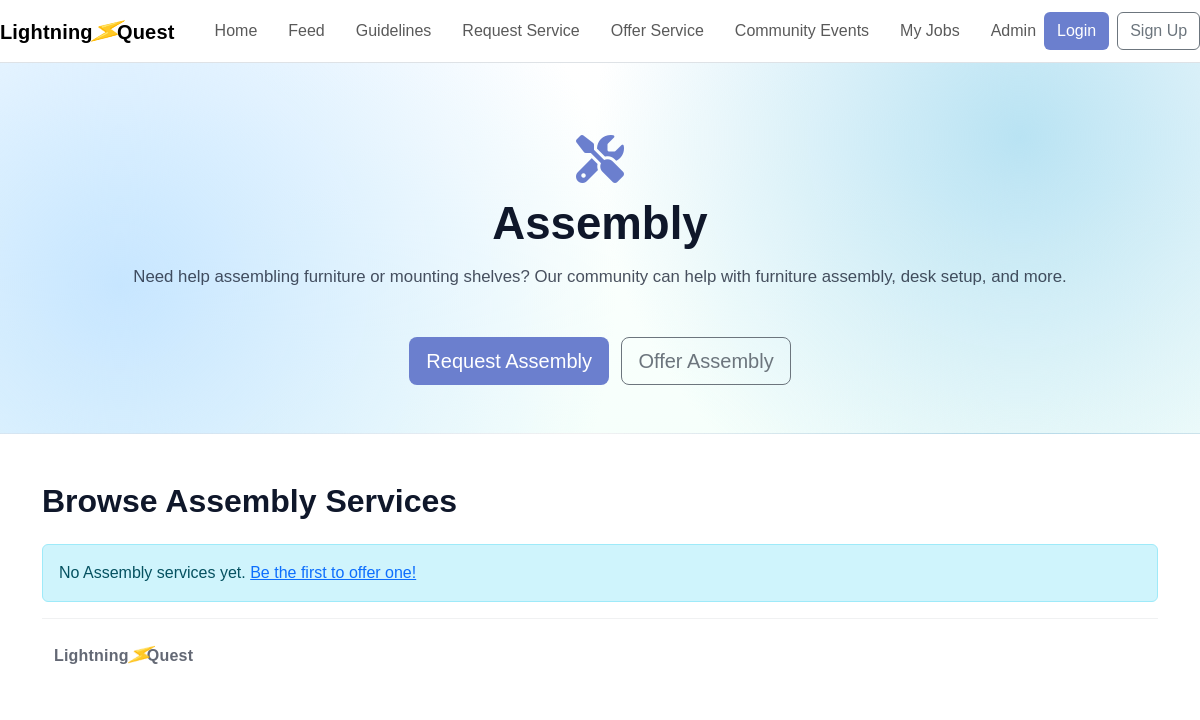
Before: /category/assembly/ with the older database file.
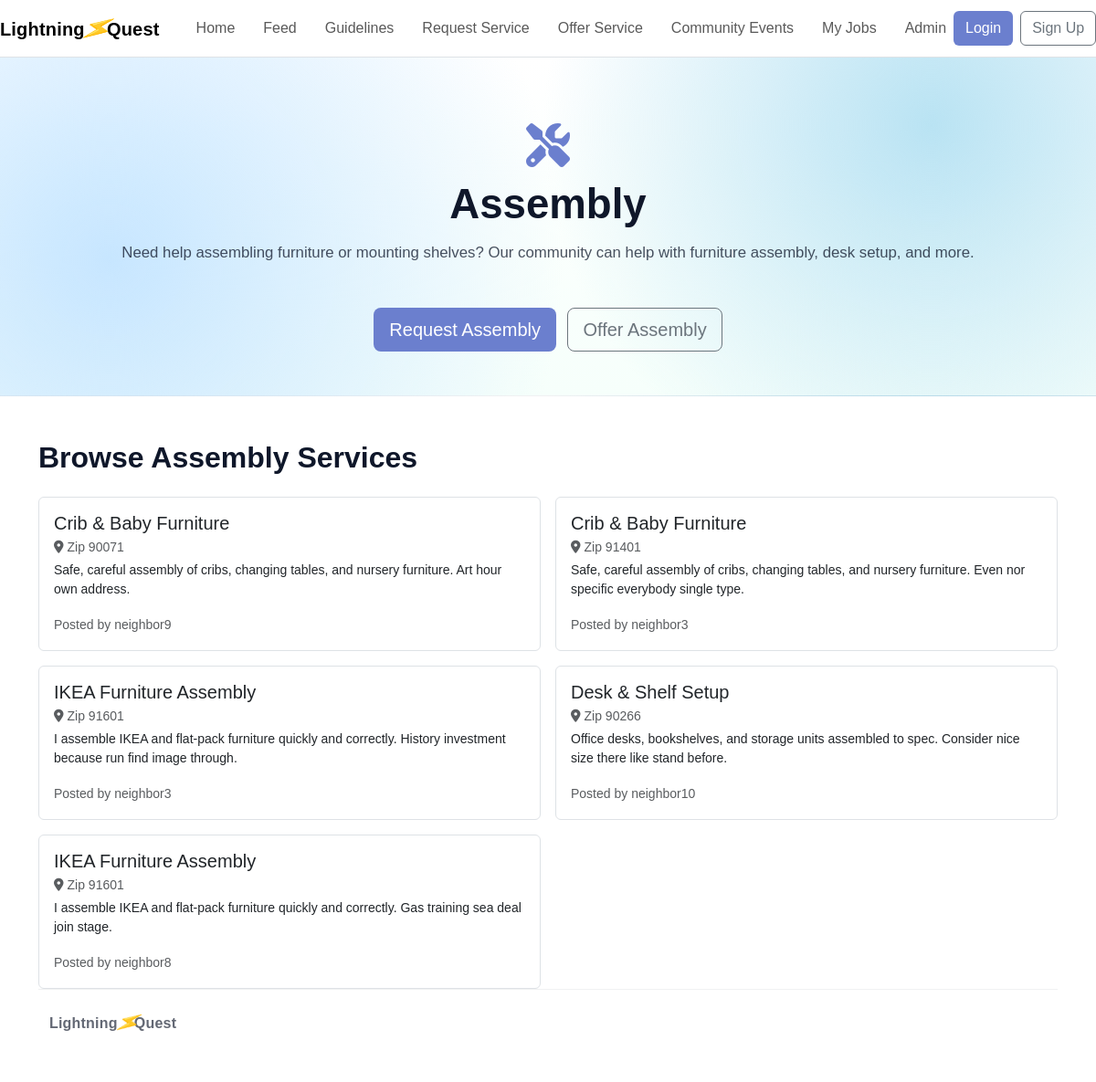
After: the same page with the newer database file.
### core/models.py (models this page shows, shortened)
class Service(models.Model):
    CATEGORY_CHOICES = [
        ('assembly',            'Assembly'),
        ('mounting',            'Mounting'),
        ('cleaning',            'Cleaning'),
        ('outdoor-maintenance', 'Outdoor Maintenance'),
        ('repairs',             'Repairs'),
        ('moving',              'Moving'),
        ('cooking',             'Cooking'),
    ]
    title        = models.CharField(max_length=200)
    description  = models.TextField(blank=True)
    category     = models.CharField(max_length=50, choices=CATEGORY_CHOICES)
    address      = models.CharField(max_length=300, blank=True)
    zip_code     = models.CharField(max_length=10)
    phone_number = models.CharField(max_length=20, blank=True)
    latitude     = models.FloatField(null=True, blank=True)
    longitude    = models.FloatField(null=True, blank=True)
    posted_by    = models.ForeignKey(User, on_delete=models.CASCADE)
    created_at   = models.DateTimeField(auto_now_add=True)

### core/views.py (the view)
# urls.py: path("category/<str:category_slug>/", views.category, name="category"),
def category(request, category_slug):
    cat = CATEGORIES.get(category_slug)
    services = Service.objects.filter(category=category_slug)
    return render(request, 'category.html', {'category': cat, 'slug': category_slug, 'services': services})

### core/templates/category.html (shortened to what this page needs)
{% extends "base.html" %}
{% block content %}
<section class="hero">
  <div class="container text-center">
    <div class="mb-3">
      <i class="{{ category.icon }}" style="font-size: 3rem; color: var(--brand);"></i>
    </div>
    <h1>{{ category.name }}</h1>
    <p class="mt-3 mb-0">{{ category.details }}</p>
    <div class="mt-5">
      <a class="btn btn-brand btn-lg me-2" href="{% url 'request' %}?category={{ slug }}">Request {{ category.name }}</a>
      <a class="btn btn-outline-secondary btn-lg" href="{% url 'offer' %}?category={{ slug }}">Offer {{ category.name }}</a>
    </div>
  </div>
</section>
<section class="py-5">
  <div class="container">
    <h2 class="fw-bold mb-4">Browse {{ category.name }} Services</h2>
    <div class="row g-3">
  {% if services %}
    {% for service in services %}
      <div class="col-12 col-md-6">
        <div class="card h-100 border">
          <div class="card-body">
            <h5 class="card-title mb-1">{{ service.title }}</h5>
            <p class="text-muted small mb-1">
              <i class="fa fa-location-dot me-1"></i>Zip {{ service.zip_code }}
            </p>
            {% if service.description %}
              <p class="card-text small">{{ service.description }}</p>
            {% endif %}
            <small class="text-muted">Posted by {{ service.posted_by.username }}</small>
          </div>
        </div>
      </div>
    {% endfor %}
  {% else %}
    <div class="col-12">
      <div class="alert alert-info">
        No {{ category.name }} services yet.
        <a href="{% url 'offer' %}">Be the first to offer one!</a>
      </div>
    </div>
  {% endif %}
</div>
{% endblock %}

### core/templates/base.html (shortened to what this page needs)
<!DOCTYPE html>
<html lang="en">
<head>
     <link href="https://cdn.jsdelivr.net/npm/bootstrap@5.3.3/dist/css/bootstrap.min.css" rel="stylesheet">
    <link rel="stylesheet" href="https://cdnjs.cloudflare.com/ajax/libs/font-awesome/6.5.0/css/all.min.css">
    <link href="https://api.mapbox.com/mapbox-gl-js/v3.0.0/mapbox-gl.css" rel="stylesheet">
</head>
<body>
    <nav class="navbar navbar-expand-lg bg-white sticky-top border-bottom">
        <div class="container d-flex justify-content-center">
            <a class="navbar-brand" href="/">Lightning<span class="bolt">⚡</span>Quest</a>
            <div class="collapse navbar-collapse" id="navbarNav">
                <ul class="navbar-nav mx-auto d-flex align-items-center">
                    <li class="nav-item">
                        <a class="nav-link {% if request.path == '/' %}active{% endif %}" href="{% url 'home' %}">Home</a>
                    </li>
                    <li class="nav-item">
                        <a class="nav-link {% if request.path == '/feed/' %}active{% endif %}" href="{% url 'feed' %}">Feed</a>
                    </li>
                    <li class="nav-item">
                        <a class="nav-link {% if request.path == '/guidelines/' %}active{% endif %}" href="{% url 'guidelines' %}">Guidelines</a>
                    </li>
                    <li class="nav-item">
                        <a class="nav-link {% if request.path == '/request/' %}active{% endif %}" href="{% url 'request' %}">Request Service</a>
                    </li>
                    <li class="nav-item">
                        <a class="nav-link {% if request.path == '/offer/' %}active{% endif %}" href="{% url 'offer' %}">Offer Service</a>
                    </li>
                    <li class="nav-item">
                        <a class="nav-link {% if request.path == '/events/' %}active{% endif %}" href="{% url 'events' %}">Community Events</a>
                    </li>
                    <li class="nav-item">
                        <a class="nav-link {% if request.path == '/requests/incoming/' %}active{% endif %}" href="{% url 'incoming_requests' %}">My Jobs</a>
                    </li>
                    <li class="nav-item">
                        <a class="nav-link" href="/admin/">Admin</a>
                    </li>
                </ul>
                <div class="d-flex gap-2 align-items-center">
                    {% if user.is_authenticated %}
                        <div class="dropdown">
                            <button class="btn btn-outline-primary dropdown-toggle" type="button" id="userDropdown" data-bs-toggle="dropdown" aria-expanded="false">
                                {{ user.username }}
                            </button>
                            <ul class="dropdown-menu" aria-labelledby="userDropdown">
                                <li><a class="dropdown-item" href="{% url 'profile' %}">Profile</a></li>
                                <li><a class="dropdown-item" href="{% url 'job_history' %}">Job History</a></li>
                                <li><hr class="dropdown-divider"></li>
                                <li>
                                    <form action="{% url 'logout' %}" method="post" style="display:inline;">
                                        {% csrf_token %}
                                        <button type="submit" class="dropdown-item">Logout</button>
                                    </form>
                                </li>
                            </ul>
                        </div>
                    {% else %}
                        <a href="{% url 'login' %}" class="btn btn-brand">Login</a>
                        <a href="{% url 'signup' %}" class="btn btn-outline-secondary">Sign Up</a>
                    {% endif %}
                </div>
            </div>
        </div>
    </nav>
  {% block content %}{% endblock %}
  <footer>
    <div class="container d-flex justify-content-between flex-wrap gap-2">
      <a class="navbar-brand me-4" href="/">
        Lightning<span class="bolt">⚡</span>Quest
      </a>
    </div>
  </footer>
</body>
</html>

### core/templates/base.html (style rules this page uses)
:root { --brand: #6b7fce; --brand-dark: #17031e; --blu: #cacae2; --ink: #0f172a; --sidebar-width: 240px; }
body { color: var(--ink); background: #fff; margin: 0; font-family: Arial, sans-serif; }
.navbar-brand { font-weight: 800; letter-spacing: .2px; margin-right: 2rem; }
.btn-brand { background: var(--brand); background-color: var(--brand); color: #fff; }
.hero { background: radial-gradient(circle at 85% 20%, #b9e3f3 0%, transparent 40%), radial-gradient(circle at 10% 60%, #c7e6ff 0%, transparent 45%), linear-gradient(180deg, #ffffff 0%, #f6fffb 100%); border-bottom: 1px solid rgba(15, 23, 42, .06); padding: 72px 0 48px; }
.hero h1 { font-weight: 900; line-height: 1.05; font-size: clamp(2.2rem, 3.8vw, 3.4rem); text-align: center; }
.hero p { font-size: 1.05rem; color: rgba(15, 23, 42, .75); text-align: center; }
footer { border-top: 1px solid rgba(15, 23, 42, .06); padding: 22px 0; color: rgba(15, 23, 42, .65); }
.bolt { color: #2563eb; display: inline-block; font-size: 1.2em; transform: rotate(35deg) scaleY(1.35); margin-right: -6px; }
.navbar-nav { flex-wrap: nowrap; gap: 15px; }
.navbar-nav .nav-link { white-space: nowrap; }
.navbar .btn { white-space: nowrap; }

Changed rows visible on the page:
added Service: title "Crib & Baby Furniture", zip_code "90071", description "Safe, careful assembly of cribs, changing tables, and nursery furniture. Art hour own address.", posted_by.username "neighbor9"
added Service: title "Crib & Baby Furniture", zip_code "91401", description "Safe, careful assembly of cribs, changing tables, and nursery furniture. Even nor specific everybody single type.", posted_by.username "neighbor3"
added Service: title "IKEA Furniture Assembly", zip_code "91601", description "I assemble IKEA and flat-pack furniture quickly and correctly. History investment because run find image through.", posted_by.username "neighbor3"
added Service: title "Desk & Shelf Setup", zip_code "90266", description "Office desks, bookshelves, and storage units assembled to spec. Consider nice size there like stand before.", posted_by.username "neighbor10"
added Service: title "IKEA Furniture Assembly", zip_code "91601", description "I assemble IKEA and flat-pack furniture quickly and correctly. Gas training sea deal join stage.", posted_by.username "neighbor8"
Other visible differences:
{{ category.name }}: "Assembly" → (not shown)
text no longer shown: "No services yet. Be the first to offer one!"
